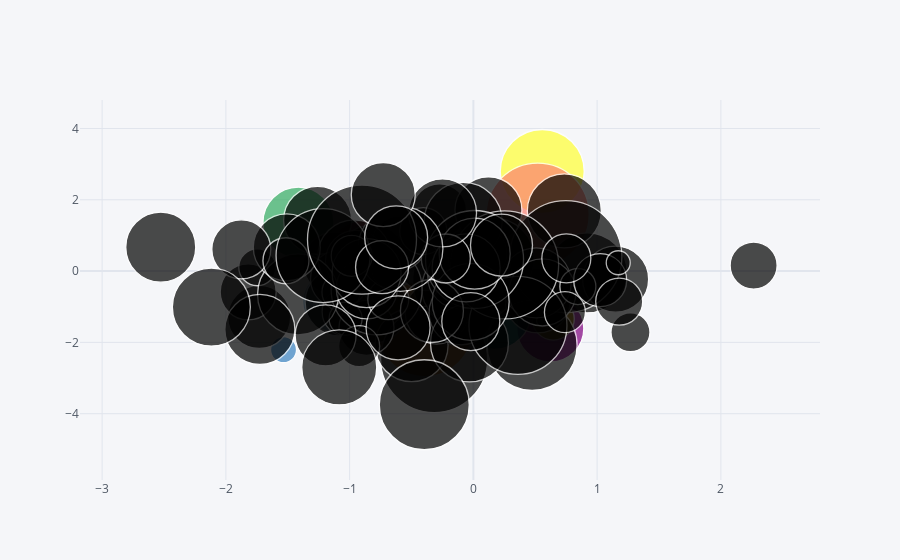

Notebook cell for this chart:
### Code cell
dataframe.iplot(kind='bubble', x='a', y='b', size='c')
